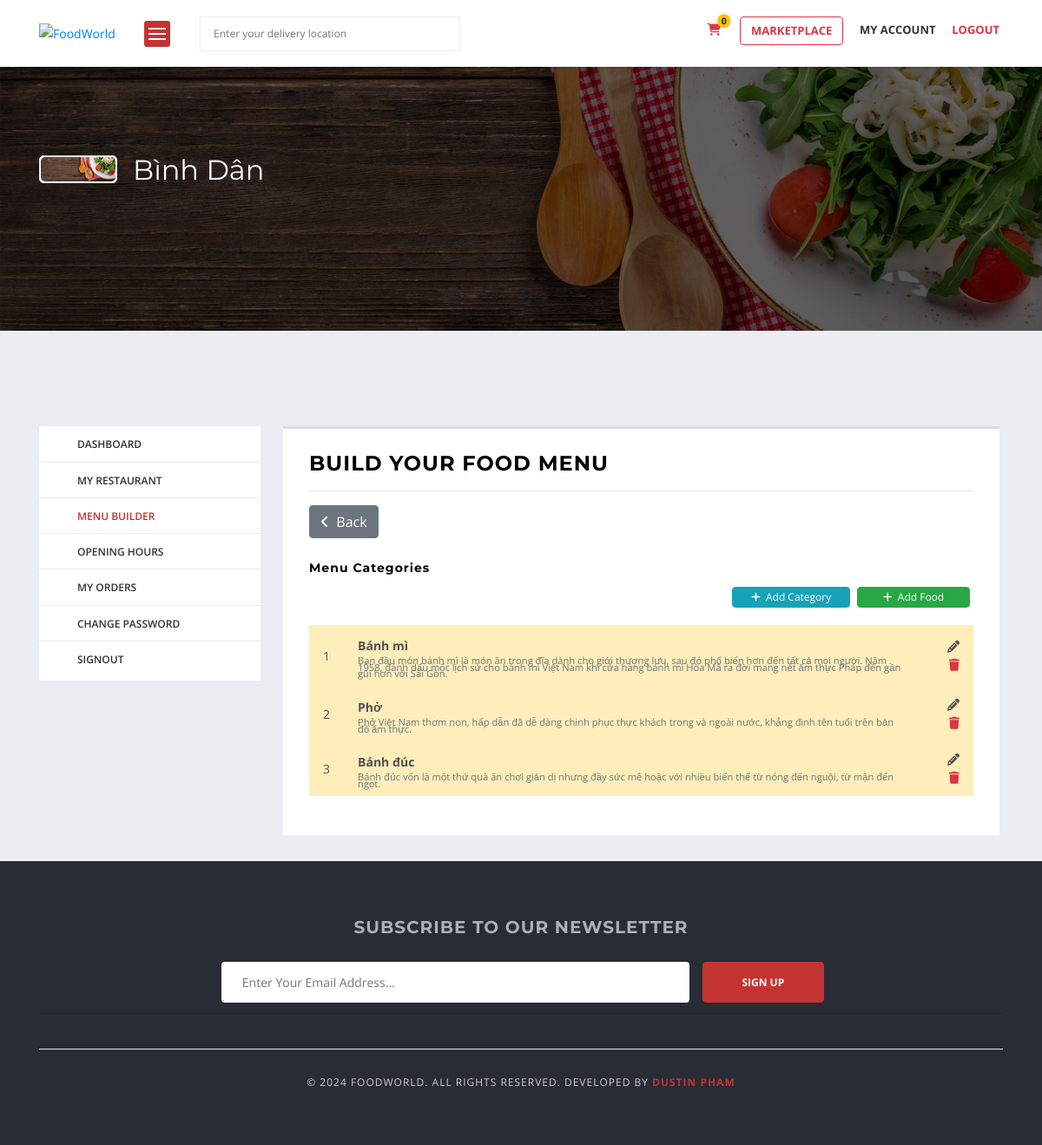
Screenshot of /accounts/vendor/menu-builder/ (signed in) with the database file from the repository.
### vendor/models.py (models this page shows, shortened)
class Vendor(models.Model):
  user = models.OneToOneField(User, related_name='user_vendor', on_delete=models.CASCADE)
  user_profile = models.OneToOneField(UserProfile, related_name='vendor_by_user_profile', on_delete=models.CASCADE)
  vendor_name = models.CharField(max_length=50)
  vendor_slug = models.SlugField(max_length=100, unique=True)
  vendor_license = models.ImageField(upload_to='vendor/license')
  is_approved = models.BooleanField(default=False)
  created_at = models.DateTimeField(auto_now_add=True)
  modified_at = models.DateTimeField(auto_now=True)

### menu/models.py (models this page shows, shortened)
class Category(models.Model):
  vendor = models.ForeignKey(Vendor, on_delete=models.CASCADE)
  category_name = models.CharField(max_length=50)
  slug = models.SlugField(max_length=100, unique=True)
  description = models.TextField(blank=True, max_length=250)
  created_at = models.DateTimeField(auto_now_add=True)
  updated_at = models.DateTimeField(auto_now=True)
  class Meta:
    verbose_name = 'category'
    verbose_name_plural = 'categories'

### vendor/views.py (the view)
# urls.py: path('menu-builder/', views.menu_builder, name='menu_builder'),
@login_required(login_url='login')
@user_passes_test(check_role_vendor)
def menu_builder(request):
  vendor = get_vendor(request)
  categories = Category.objects.filter(vendor=vendor)
  context = {
    'categories': categories,
  }
  return render(request, 'vendor/menu_builder.html', context)

### accounts/context_processors.py (called while the page is built)
def get_vendor(request):
  try:
    vendor = Vendor.objects.get(user=request.user)
  except:
    vendor = None
  return dict(vendor=vendor)

def get_user_profile(request):
  try:
    user_profile = UserProfile.objects.get(user=request.user)
  except:
    user_profile = None
  return dict(user_profile=user_profile)

def get_google_api(request):
  return {'GOOGLE_API_KEY': settings.GOOGLE_API_KEY}

def get_paypal_client_id(request):
  return {'PAYPAL_CLIENT_ID': settings.PAYPAL_CLIENT_ID}

### accounts/views.py (called while the page is built)
def check_role_vendor(user):
  if user.role == 1:
    return True
  else:
    PermissionDenied

### marketplace/context_processors.py (called while the page is built)
def get_cart_counter(request):
  cart_count = 0
  if request.user.is_authenticated:
    try:
      cart_items = Cart.objects.filter(user=request.user)
      if cart_items:
        for cart_item in cart_items:
          cart_count += cart_item.quantity
      else:
        cart_count = 0
    except:
      cart_count = 0
  return dict(cart_count=cart_count)

def get_cart_amounts(request):
  subtotal = 0
  tax = 0
  grand_total = 0
  tax_dict = {}
  if request.user.is_authenticated:
    cart_items = Cart.objects.filter(user=request.user)
    for cart_item in cart_items:
      food_item = FoodItem.objects.get(id=cart_item.food_item.id)
      subtotal += (food_item.price * cart_item.quantity)
    get_tax = Tax.objects.filter(is_active=True)
    for tax_item in get_tax:
      tax_type = tax_item.tax_type
      tax_percentage = tax_item.tax_percentage
      tax_amount = round((tax_percentage * subtotal)/100, 2)
      tax_dict.update({tax_type: {str(tax_percentage): tax_amount}})
    tax = 0
    tax = sum(x for key in tax_dict.values() for x in key.values())
    grand_total = subtotal + tax
  return dict(subtotal=subtotal, tax=tax, grand_total=grand_total, tax_dict=tax_dict)

### orders/request_object.py (called while the page is built)
def RequestObjectMiddleware(get_response):
    def middleware(request):
        models.request_object = request
        response = get_response(request)
        return response
    return middleware

### vendor/views.py (called while the page is built)
def get_vendor(request):
  vendor = Vendor.objects.get(user=request.user)
  return vendor

### templates/vendor/menu_builder.html (shortened to what this page needs)
{% extends "base.html" %}
{% load static %}
{% block content %}
<div class="main-section">
  {% include 'includes/cover_vendor.html' %}
  <div class="page-section account-header buyer-logged-in">
    <div class="container">
      <div class="row">
        <div class="col-lg-3 col-md-3 col-sm-12 col-xs-12">
          {% include 'includes/vendor_sidebar.html' %}
        </div>
        <div class="col-lg-9 col-md-9 col-sm-12 col-xs-12">
          <div class="user-dashboard loader-holder">
            <div class="user-holder">
              <h2 class="text-uppercase">Build your food menu</h2>
              <hr />
              <div class="text-left">
                <button class="btn btn-secondary" onclick="history.back()">
                  <i class="fa fa-angle-left" aria-hidden="true"></i>&nbsp;&nbsp;Back
                </button>
              </div>
              <br />
              <h6>Menu Categories</h6>
              {% if categories %}
                <a href="{% url 'add_food_item' %}" class="btn btn-success float-right m-1"
                  style="width:129.78px !important; height:24px !important;
                  font-size:12px !important; padding: 2px 21px !important">
                  <i class="fa fa-plus" aria-hidden="true"></i>&nbsp;&nbsp;Add Food
                </a>
                <a href="{% url 'add_category' %}" class="btn btn-info float-right m-1">
                  <i class="fa fa-plus" aria-hidden="true"></i>&nbsp;&nbsp;Add Category
                </a>
                <br />
                <br />
                <table class="table-warning table-hover table-borderless">
                  <tbody>
                    {% for category in categories %}
                    <tr>
                      <td class="align-middle text-center">{{ forloop.counter }}</td>
                      <td class="align-middle text-left">
                        <a href="{% url 'food_items_by_category' category.id %}">
                          <p class="mb-0 font-weight-bold">{{ category.category_name }}</p>
                          <small class="text-muted">{{ category.description }}</small>
                        </a>
                      </td>
                      <td class="align-middle text-right">
                        <a href="{% url 'edit_category' category.id %}" style="color:unset; text-decoration:none;">
                          <i class="fa fa-pencil" aria-hidden="true"></i>
                        </a>&nbsp;&nbsp;&nbsp;&nbsp;&nbsp;
                        <a href="{% url 'delete_category' category.id %}" onclick="return confirm('Are you sure want to delete this category?')" style="text-decoration:none;">
                          <i class="fa fa-trash text-danger" aria-hidden="true"></i>
                        </a>
                      </td>
                    </tr>
                    {% endfor %}
                  </tbody>
                </table>
              {% endif %}
            </div>
          </div>
        </div>
      </div>
    </div>
  </div>
</div>
{% endblock %}

### templates/includes/cover_vendor.html (shortened to what this page needs)
{% load static %}
<div class="page-section restaurant-detail-image-section"
  style="background: url({% if vendor.user_profile.cover_photo %} {{ vendor.user_profile.cover_photo.url }}
  {% else %} {% static 'images/default-cover.png' %} {% endif %}) no-repeat scroll 0 0 / cover;">
  <div class="container">
    <div class="row">
      <div class="col-lg-12 col-md-12 col-sm-12 col-xs-12">
        <div class="company-info-detail">
          <div class="company-info">
            <div class="img-holder">
              <figure>
                {% if vendor.user_profile.profile_picture %}
                  <img src="{{ vendor.user_profile.profile_picture.url }}" alt="">
                {% else %}
                  <img src="{% static 'images/default-cover.png' %}" alt="">
                {% endif %}
              </figure>
            </div>
            <div class="text-holder">
              <span class="restaurant-title">{{ vendor.vendor_name }}</span>
            </div>
          </div>
        </div>
      </div>
    </div>
  </div>
</div>

### foodWorld_main/static/css/custom.css (style rules this page uses)
.btn.btn-info { padding: 2px 1.75em !important; font-size: 12px !important; cursor: pointer !important; }

### templates/base.html (style rules this page uses)
body, .main-section p, .mce-content-body p { font:Normal 14px/24px "Open Sans", sans-serif;letter-spacing: 0px;text-transform: none;color: #515151 !important; }

### rows the page displays
Vendor: vendor_name "Bình Dân"
Category: category_name "Bánh mì", description "Ban đầu món bánh mì là món ăn trong đĩa dành cho giới thượng lưu, sau đó phổ biến hơn đến tất cả mọi người. Năm 1958, đánh dấu mốc lịch sử cho bánh mì Việt Nam khi cửa hàng bánh mì Hòa Mã ra đời mang nét ẩm thực Pháp đến gần gũi hơn với Sài Gòn."
Category: category_name "Phở", description "Phở Việt Nam thơm non, hấp dẫn đã dễ dàng chinh phục thực khách trong và ngoài nước, khẳng định tên tuổi trên bản đồ ẩm thực."
Category: category_name "Bánh đúc", description "Bánh đúc vốn là một thứ quà ăn chơi giản dị nhưng đầy sức mê hoặc với nhiều biến thể từ nóng đến nguội, từ mặn đến ngọt."

### other values shown
{{ cart_count }} "0"
